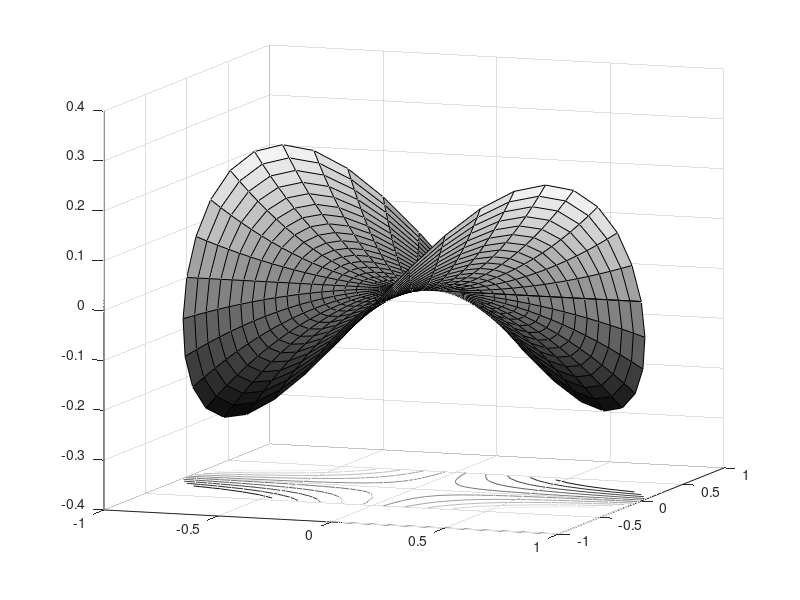

The MATLAB source for this figure:
% Elasticity: Theorey, Applications and Numerics, 4e Elsevier
% M.H. Sadd
% 3D plot of warping displacement surface for elliptical cross-section under torsion
clc; clear all;
a=1; b=0.5;
[t, r]=meshgrid(0:pi/20:2*pi, 0:0.05:1);
x=a*r.*cos(t);
y=b*r.*sin(t);
w=-x.*y;
surfc(x,y,w);
colormap gray;
axis([-1 1 -1 1])
view(20,10)
